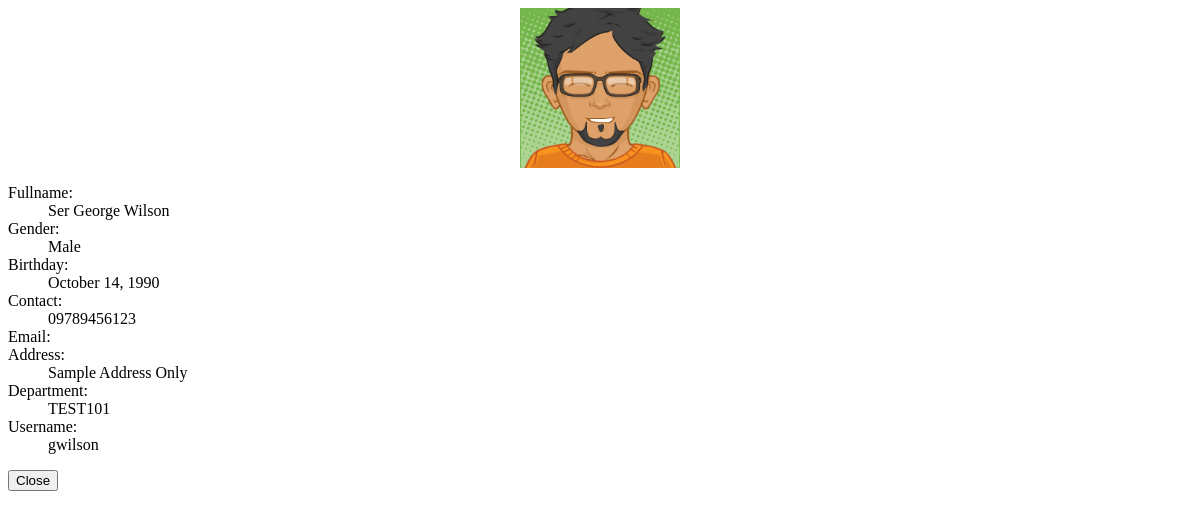
/view_faculty/16 (signed in), run on an earlier commit of the app's database.
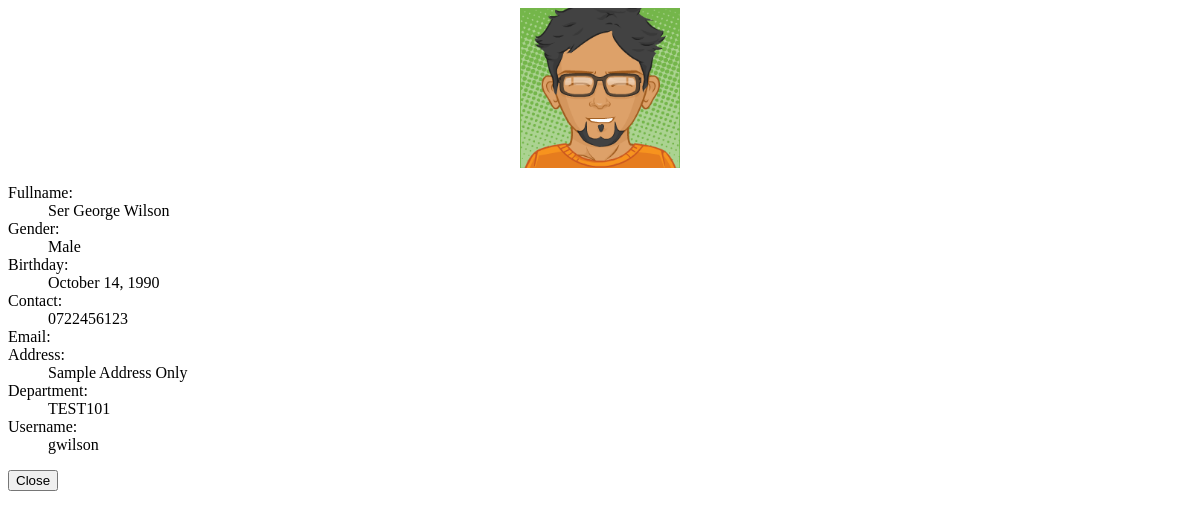
And on a later commit of the database.
### attendance/models.py (models this page shows, shortened)
class UserProfile(models.Model):
    user = models.OneToOneField(User, on_delete=models.CASCADE,related_name='profile')
    contact = models.CharField(max_length=250)
    dob = models.DateField(blank=True, null = True)
    address = models.TextField(blank=True, null = True)
    avatar = models.ImageField(blank=True, null = True, upload_to= 'images/')
    user_type = models.IntegerField(default = 2)
    gender = models.CharField(max_length=100, choices=[('Male','Male'),('Female','Female')], blank=True, null= True)
    department = models.ForeignKey(Department, on_delete=models.CASCADE, blank= True, null = True)

class Department(models.Model):
    name = models.CharField(max_length=250)
    description = models.TextField(blank=True, null=True)
    status = models.IntegerField(default = 1)
    date_added = models.DateTimeField(default=timezone.now)
    date_updated = models.DateTimeField(auto_now=True)
    def __str__(self):
        return self.name

### attendance/views.py (the view)
# urls.py: path(r'view_faculty/<int:pk>',views.view_faculty,name='view-faculty-modal'),
@login_required
def view_faculty(request,pk=None):
    if pk == None:
        faculty = {}
    elif pk > 0:
        faculty = UserProfile.objects.filter(id=pk).first()
    else:
        faculty = {}
    context['page_title'] = "Manage Faculty"
    context['faculty'] = faculty
    return render(request, 'faculty_details.html',context)

### attendance/templates/faculty_details.html (shortened to what this page needs)
<div class="container-fluid">
    <div class="row">
        <div class="col-md-4">
            <img id="faculty-avatar" class="bg-gradient bg-dark img-thumbnail img-fluid" src="{% if faculty.avatar %}{{ faculty.avatar.url }}{% else %}{{ MEDIA_URL }}default/default-avatar.png{% endif %}" alt="">
        </div>
        <div class="col-md-8">
            <dl>
                <dt class="text-muted">Fullname:</dt>
                <dd class="ps-3">{{ faculty.user.first_name }} {{ faculty.user.last_name }}</dd>
                <dt class="text-muted">Gender:</dt>
                <dd class="ps-3">{{ faculty.gender }}</dd>
                <dt class="text-muted">Birthday:</dt>
                <dd class="ps-3">{{ faculty.dob|date:"F d, Y" }}</dd>
                <dt class="text-muted">Contact:</dt>
                <dd class="ps-3">{{ faculty.contact }}</dd>
                <dt class="text-muted">Email:</dt>
                <dt class="text-muted">Address:</dt>
                <dd class="ps-3">{{ faculty.address }}</dd>
                <dt class="text-muted">Department:</dt>
                <dd class="ps-3">{{ faculty.department }}</dd>
                <dt class="text-muted">Username:</dt>
                <dd class="ps-3">{{ faculty.user.username }}</dd>
            </dl>
        </div>
    </div>
    <div class="w-100 d-flex justify-content-end mt-3">
        <button class="btn btn-default border btn-sm" type="button" data-bs-dismiss="modal"> Close</button>
    </div>
</div>

### attendance/templates/faculty_details.html (style rules this page uses)
#faculty-avatar { width: 100%; max-height: 20vh; object-fit: scale-down; object-position: center center; }

What changed in the data, as far as the page shows it:
changed UserProfile "Male": contact "09789456123" → "0722456123"
